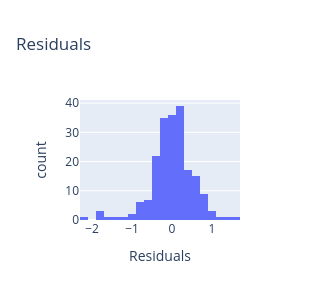
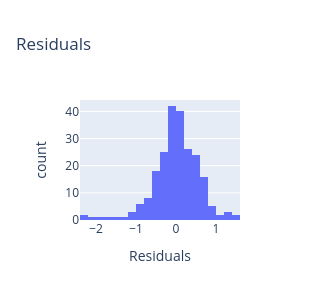

The cell these charts' notebook holds for them, in order:
### Markdown cell above
### Supplementary: Controlling for latency & duration（补充：控制延迟与会话时长）

### Code cell
df = (
    df_users
    .copy()
    .merge(
        df_pids[['pid','condition','model','mean_response_latency_seconds','session_duration_minutes']],
        on='pid',
        how='left'
        )
)

cols = [x for x in df.columns if 'waisr_' in x]
for col in cols:
    df[col] = df[col].str.lower().replace({
        'strong disagree': 1,
        'disagree': 2,
        'neutral': 3,
        'agree': 4,
        'strong agree': 5,   
    }).astype(int)

df['waisr_overall'] = df[cols].mean(axis=1)

# ------------------------------------------------------------------------------------------------------------------------------------
# 运行模型
# ------------------------------------------------------------------------------------------------------------------------------------

outcome = 'overall'

# --- 2x4 模型
model_df = df.loc[df['condition']!='human_therapist',].copy().reset_index(drop=True)

model_fit = smf.ols(
    f'waisr_{outcome} ~ C(model) * C(condition) * belief_human + C(model) * C(condition) * feel_human + session_duration_minutes + mean_response_latency_seconds',
    data=model_df).fit()

display_residuals(model_fit)
anova_table = format_anova_table(model_fit)

print('[2 x 4 model]')
print(anova_table)

# --- 三因素模型
model_df = df.groupby(['pid','condition'])[[f'waisr_{outcome}','belief_human','feel_human','session_duration_minutes','mean_response_latency_seconds']].mean().reset_index()

model_fit = smf.ols(
    f'waisr_{outcome} ~ C(condition)*belief_human + C(condition)*feel_human + session_duration_minutes + mean_response_latency_seconds',
    data=model_df).fit()

display_residuals(model_fit)
anova_table = format_anova_table(model_fit)

print('[3-way model]')
print(anova_table)

print(' ')
print(anova_pairwise_comparisons(model_fit))

### Figure 1 — Plotly figure (JSON) as saved in the notebook; plotly's stock layout.template omitted (floating-point values rounded to 4 significant figures; data arrays with more than 128 entries replaced by an {"elided": "..."} marker saying what was removed)
{"data": [{"bingroup": "x", "hovertemplate": "variable=0<br>value=%{x}<br>count=%{y}<extra></extra>", "legendgroup": "0", "marker": {"color": "#636efa", "pattern": {"shape": ""}}, "name": "0", "orientation": "v", "showlegend": true, "type": "histogram", "x": {"elided": "201 float values"}, "xaxis": "x", "yaxis": "y"}], "layout": {"barmode": "relative", "height": 300, "legend": {"title": {"text": "variable"}, "tracegroupgap": 0}, "showlegend": false, "title": {"text": "Residuals"}, "width": 300, "xaxis": {"anchor": "y", "domain": [0, 1], "title": {"text": "Residuals"}}, "yaxis": {"anchor": "x", "domain": [0, 1], "title": {"text": "count"}}}}

### Figure 2 — Plotly figure (JSON) as saved in the notebook; plotly's stock layout.template omitted (floating-point values rounded to 4 significant figures; data arrays with more than 128 entries replaced by an {"elided": "..."} marker saying what was removed)
{"data": [{"bingroup": "x", "hovertemplate": "variable=0<br>value=%{x}<br>count=%{y}<extra></extra>", "legendgroup": "0", "marker": {"color": "#636efa", "pattern": {"shape": ""}}, "name": "0", "orientation": "v", "showlegend": true, "type": "histogram", "x": {"elided": "227 float values"}, "xaxis": "x", "yaxis": "y"}], "layout": {"barmode": "relative", "height": 300, "legend": {"title": {"text": "variable"}, "tracegroupgap": 0}, "showlegend": false, "title": {"text": "Residuals"}, "width": 300, "xaxis": {"anchor": "y", "domain": [0, 1], "title": {"text": "Residuals"}}, "yaxis": {"anchor": "x", "domain": [0, 1], "title": {"text": "count"}}}}
